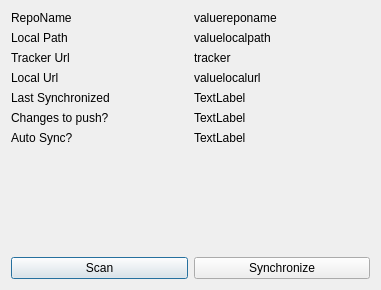
<?xml version="1.0" encoding="UTF-8"?>
<ui version="4.0">
 <class>EditRepoDialog</class>
 <widget class="QDialog" name="EditRepoDialog">
  <property name="geometry">
   <rect>
    <x>0</x>
    <y>0</y>
    <width>381</width>
    <height>290</height>
   </rect>
  </property>
  <property name="windowTitle">
   <string>Dialog</string>
  </property>
  <layout class="QVBoxLayout" name="verticalLayout">
   <item>
    <layout class="QGridLayout" name="gridLayout">
     <item row="0" column="0">
      <widget class="QLabel" name="labelsmachbel">
       <property name="text">
        <string>RepoName</string>
       </property>
      </widget>
     </item>
     <item row="0" column="1">
      <widget class="QLabel" name="nameLabel">
       <property name="text">
        <string>valuereponame</string>
       </property>
      </widget>
     </item>
     <item row="1" column="0">
      <widget class="QLabel" name="label_2">
       <property name="text">
        <string>Local Path</string>
       </property>
      </widget>
     </item>
     <item row="1" column="1">
      <widget class="QLabel" name="localPathLabel">
       <property name="text">
        <string>valuelocalpath</string>
       </property>
      </widget>
     </item>
     <item row="3" column="0">
      <widget class="QLabel" name="label">
       <property name="text">
        <string>Local Url</string>
       </property>
      </widget>
     </item>
     <item row="3" column="1">
      <widget class="QLabel" name="localUrlLabel">
       <property name="text">
        <string>valuelocalurl</string>
       </property>
      </widget>
     </item>
     <item row="5" column="0">
      <widget class="QLabel" name="label_4">
       <property name="text">
        <string>Last Synchronized</string>
       </property>
      </widget>
     </item>
     <item row="5" column="1">
      <widget class="QLabel" name="historyRecievedAtLabel">
       <property name="text">
        <string>TextLabel</string>
       </property>
      </widget>
     </item>
     <item row="8" column="0">
      <widget class="QLabel" name="label_10">
       <property name="text">
        <string>Changes to push?</string>
       </property>
      </widget>
     </item>
     <item row="8" column="1">
      <widget class="QLabel" name="syncFilesToPull">
       <property name="text">
        <string>TextLabel</string>
       </property>
      </widget>
     </item>
     <item row="9" column="0">
      <widget class="QLabel" name="label_5">
       <property name="text">
        <string>Auto Sync?</string>
       </property>
      </widget>
     </item>
     <item row="9" column="1">
      <widget class="QLabel" name="syncAutoLabel">
       <property name="text">
        <string>TextLabel</string>
       </property>
      </widget>
     </item>
     <item row="2" column="0">
      <widget class="QLabel" name="label_3">
       <property name="text">
        <string>Tracker Url</string>
       </property>
      </widget>
     </item>
     <item row="2" column="1">
      <widget class="QLabel" name="trackerUrlLabel">
       <property name="text">
        <string>tracker</string>
       </property>
      </widget>
     </item>
    </layout>
   </item>
   <item>
    <spacer name="verticalSpacer">
     <property name="orientation">
      <enum>Qt::Vertical</enum>
     </property>
     <property name="sizeHint" stdset="0">
      <size>
       <width>20</width>
       <height>49</height>
      </size>
     </property>
    </spacer>
   </item>
   <item>
    <layout class="QHBoxLayout" name="horizontalLayout_2">
     <item>
      <widget class="QPushButton" name="pushButton">
       <property name="text">
        <string>Scan</string>
       </property>
      </widget>
     </item>
     <item>
      <widget class="QPushButton" name="pushButton_2">
       <property name="text">
        <string>Synchronize</string>
       </property>
      </widget>
     </item>
    </layout>
   </item>
  </layout>
 </widget>
 <resources/>
 <connections/>
</ui>
